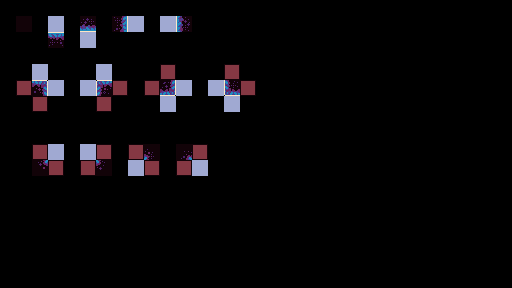

Below is a game level as drawn by its tile map, then a one-line description and the .tmx file that defines it, in full:
An orthogonal 32x18 tile map with 16x16 px tiles, 2 tile layers (input_prototype, output_terrain).

<map version="1.10" tiledversion="1.10.1" orientation="orthogonal" renderorder="right-down" width="32" height="18" tilewidth="16" tileheight="16" infinite="0" nextlayerid="3" nextobjectid="1">
 <tileset firstgid="1" source="../Grass.tsx" />
 <layer id="1" name="input_prototype" width="32" height="18">
  <data encoding="csv">
0,0,0,0,0,0,0,0,0,0,0,0,0,0,0,0,0,0,0,0,0,0,0,0,0,0,0,0,0,0,0,0,
0,50,0,49,0,50,0,50,49,0,49,50,0,0,0,0,0,0,0,0,0,0,0,0,0,0,0,0,0,0,0,0,
0,0,0,50,0,49,0,0,0,0,0,0,0,0,0,0,0,0,0,0,0,0,0,0,0,0,0,0,0,0,0,0,
0,0,0,0,0,0,0,0,0,0,0,0,0,0,0,0,0,0,0,0,0,0,0,0,0,0,0,0,0,0,0,0,
0,0,49,0,0,0,49,0,0,0,50,0,0,0,50,0,0,0,0,0,0,0,0,0,0,0,0,0,0,0,0,0,
0,50,50,49,0,49,50,50,0,50,50,49,0,49,50,50,0,0,0,0,0,0,0,0,0,0,0,0,0,0,0,0,
0,0,50,0,0,0,50,0,0,0,49,0,0,0,49,0,0,0,0,0,0,0,0,0,0,0,0,0,0,0,0,0,
0,0,0,0,0,0,0,0,0,0,0,0,0,0,0,0,0,0,0,0,0,0,0,0,0,0,0,0,0,0,0,0,
0,0,0,0,0,0,0,0,0,0,0,0,0,0,0,0,0,0,0,0,0,0,0,0,0,0,0,0,0,0,0,0,
0,0,50,49,0,49,50,0,50,50,0,50,50,0,0,0,0,0,0,0,0,0,0,0,0,0,0,0,0,0,0,0,
0,0,50,50,0,50,50,0,49,50,0,50,49,0,0,0,0,0,0,0,0,0,0,0,0,0,0,0,0,0,0,0,
0,0,0,0,0,0,0,0,0,0,0,0,0,0,0,0,0,0,0,0,0,0,0,0,0,0,0,0,0,0,0,0,
0,0,0,0,0,0,0,0,0,0,0,0,0,0,0,0,0,0,0,0,0,0,0,0,0,0,0,0,0,0,0,0,
0,0,0,0,0,0,0,0,0,0,0,0,0,0,0,0,0,0,0,0,0,0,0,0,0,0,0,0,0,0,0,0,
0,0,0,0,0,0,0,0,0,0,0,0,0,0,0,0,0,0,0,0,0,0,0,0,0,0,0,0,0,0,0,0,
0,0,0,0,0,0,0,0,0,0,0,0,0,0,0,0,0,0,0,0,0,0,0,0,0,0,0,0,0,0,0,0,
0,0,0,0,0,0,0,0,0,0,0,0,0,0,0,0,0,0,0,0,0,0,0,0,0,0,0,0,0,0,0,0,
0,0,0,0,0,0,0,0,0,0,0,0,0,0,0,0,0,0,0,0,0,0,0,0,0,0,0,0,0,0,0,0
</data>
 </layer>
 <layer id="2" name="output_terrain" width="32" height="18">
  <data encoding="csv">
0,0,0,0,0,0,0,0,0,0,0,0,0,0,0,0,0,0,0,0,0,0,0,0,0,0,0,0,0,0,0,0,
0,53,0,0,0,13,0,6,0,0,0,5,0,0,0,0,0,0,0,0,0,0,0,0,0,0,0,0,0,0,0,0,
0,0,0,1,0,0,0,0,0,0,0,0,0,0,0,0,0,0,0,0,0,0,0,0,0,0,0,0,0,0,0,0,
0,0,0,0,0,0,0,0,0,0,0,0,0,0,0,0,0,0,0,0,0,0,0,0,0,0,0,0,0,0,0,0,
0,0,0,0,0,0,0,0,0,0,0,0,0,0,0,0,0,0,0,0,0,0,0,0,0,0,0,0,0,0,0,0,
0,0,26,0,0,0,25,0,0,0,38,0,0,0,37,0,0,0,0,0,0,0,0,0,0,0,0,0,0,0,0,0,
0,0,0,0,0,0,0,0,0,0,0,0,0,0,0,0,0,0,0,0,0,0,0,0,0,0,0,0,0,0,0,0,
0,0,0,0,0,0,0,0,0,0,0,0,0,0,0,0,0,0,0,0,0,0,0,0,0,0,0,0,0,0,0,0,
0,0,0,0,0,0,0,0,0,0,0,0,0,0,0,0,0,0,0,0,0,0,0,0,0,0,0,0,0,0,0,0,
0,0,0,0,0,0,0,0,0,28,0,27,0,0,0,0,0,0,0,0,0,0,0,0,0,0,0,0,0,0,0,0,
0,0,39,0,0,0,40,0,0,0,0,0,0,0,0,0,0,0,0,0,0,0,0,0,0,0,0,0,0,0,0,0,
0,0,0,0,0,0,0,0,0,0,0,0,0,0,0,0,0,0,0,0,0,0,0,0,0,0,0,0,0,0,0,0,
0,0,0,0,0,0,0,0,0,0,0,0,0,0,0,0,0,0,0,0,0,0,0,0,0,0,0,0,0,0,0,0,
0,0,0,0,0,0,0,0,0,0,0,0,0,0,0,0,0,0,0,0,0,0,0,0,0,0,0,0,0,0,0,0,
0,0,0,0,0,0,0,0,0,0,0,0,0,0,0,0,0,0,0,0,0,0,0,0,0,0,0,0,0,0,0,0,
0,0,0,0,0,0,0,0,0,0,0,0,0,0,0,0,0,0,0,0,0,0,0,0,0,0,0,0,0,0,0,0,
0,0,0,0,0,0,0,0,0,0,0,0,0,0,0,0,0,0,0,0,0,0,0,0,0,0,0,0,0,0,0,0,
0,0,0,0,0,0,0,0,0,0,0,0,0,0,0,0,0,0,0,0,0,0,0,0,0,0,0,0,0,0,0,0
</data>
 </layer>
</map>